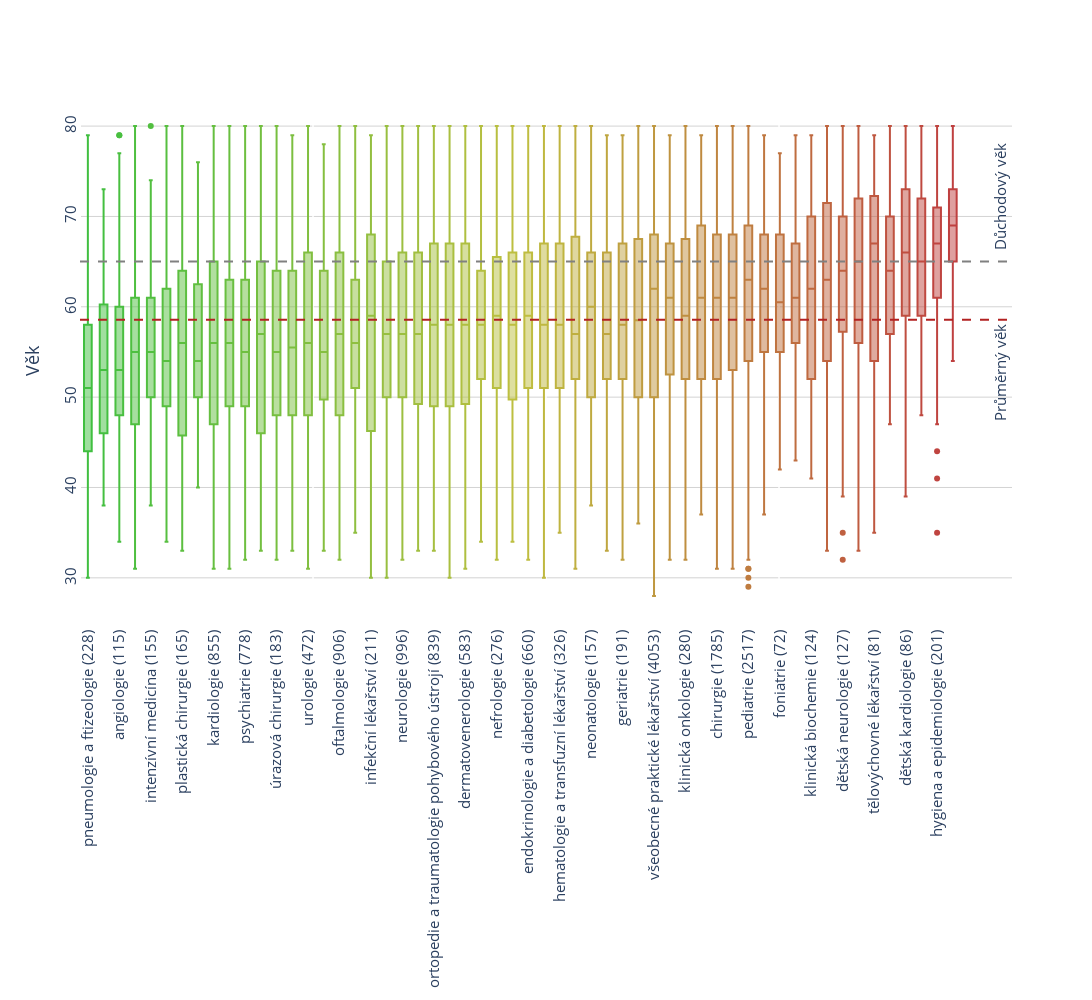

Notebook code cell kept with this figure:
### Code cell
# only min_cnt+ doctors
doctors_more_vc = doctors_no_na.medical_specialty.value_counts()

min_cnt = 50

doctors_more = doctors_no_na[doctors_no_na.medical_specialty.isin(doctors_more_vc[doctors_more_vc > min_cnt].index)].reset_index().drop_duplicates(['_id', 'medical_specialty'])

N = doctors_more.medical_specialty.nunique()     # Number of boxes

c = ['hsl('+str(h)+',50%'+',50%)' for h in np.linspace(120, 0, N)]

# Sort medical specialties by age
med_specialties = doctors_more.groupby('medical_specialty')['age_estimate'].mean()
med_specialties_sorted = med_specialties.sort_values().index

# Compute age mean
mean_age = doctors_no_na.age_estimate.mean()
optimal_mean_age = (65 + students[students.graduated == True].age_end.mean())/2

# Each box is represented by a dict that contains the data, the type, and the colour.
fig = go.Figure(data=[go.Box(
    y=doctors_more[doctors_more.medical_specialty == ms].age_estimate.to_list(),
    marker_color=c[i],
    name=f'{ms} ({len(doctors_more[doctors_more.medical_specialty == ms])}) '
    ) for i, ms in enumerate(med_specialties_sorted)])

# format the layout
fig.update_layout(
    xaxis=dict(showgrid=False,),
    yaxis=dict(zeroline=False, gridcolor='lightgray', title='Věk'),
    font=dict(size=15,),
    paper_bgcolor='rgb(255,255,255)',
    plot_bgcolor='rgb(255,255,255)',
    autosize=False,
    width=1650,
    height=1000,
    showlegend=False,
)
fig.update_xaxes(tickangle=-90)
fig.update_yaxes(tickangle=-90)  


# Real age mean
fig.layout.xaxis2 = go.layout.XAxis(overlaying='x', range=[0, 2], showticklabels=False)
fig.add_scatter(x=[0,2], y=[mean_age, mean_age], mode='lines', xaxis='x2',
                            showlegend=False, line=dict(dash='dash', color = "firebrick", width = 2))
fig.add_annotation(x=N+2, y=mean_age-7,
            text="Průměrný věk",
            showarrow=False,
            textangle=-90,
            yshift=10)

# # Optimal age mean
# fig.layout.xaxis3 = go.layout.XAxis(overlaying='x', range=[0, 2], showticklabels=False)
# fig.add_scatter(x = [0, 2], y = [optimal_mean_age, optimal_mean_age], mode='lines', xaxis='x3',
#                             showlegend=False, line=dict(dash='dash', color = "green", width = 2))
# fig.add_annotation(x=N+1, y=optimal_mean_age,
#             text="Ideální průměrný věk",
#             showarrow=False,
#             yshift=10)

fig.layout.xaxis4 = go.layout.XAxis(overlaying='x', range=[0, 2], showticklabels=False)
fig.add_scatter(x = [0, 2], y = [65, 65], mode='lines', xaxis='x4',
                            showlegend=False, line=dict(dash='dash', color = "gray", width = 2))
fig.add_annotation(x=N+2, y=71,
            text="Důchodový věk",
            showarrow=False,
            textangle=-90,
            yshift=10)

fig.show()

fig.write_html(IMAGE_PATH+f"medical_specialty_{min_cnt}.html")

### Figure 1 — Plotly figure (JSON) as saved in the notebook; plotly's stock layout.template omitted (floating-point values rounded to 4 significant figures; data arrays with more than 128 entries replaced by an {"elided": "..."} marker saying what was removed)
{"data": [{"marker": {"color": "hsl(120.0,50%,50%)"}, "name": "pneumologie a ftizeologie (228) ", "type": "box", "y": {"elided": "228 int values"}}, {"marker": {"color": "hsl(117.81818181818181,50%,50%)"}, "name": "klinická výživa a intenzivní metabolická péče (69) ", "type": "box", "y": [38, 38, 64, 63, 57, 66, 64, 63, 43, 56, 47, 64, 41, 54, 61, 47, 45, 63, 49, 49, 48, 62, 52, 47, 55, 56, 45, 42, 38, 45, 55, 51, 39, 49, 63, 46, 51, 55, 40, 46, 47, 73, 51, 51, 72, 54, 46, 54, 53, 57, 41, 45, 53, 60, 63, 47, 65, 62, 46, 63, 51, 53, 53, 66, 58, 60, 57, 43, 49]}, {"marker": {"color": "hsl(115.63636363636364,50%,50%)"}, "name": "angiologie (115) ", "type": "box", "y": [63, 44, 52, 58, 57, 54, 69, 53, 58, 45, 43, 46, 51, 62, 43, 51, 34, 48, 57, 51, 46, 54, 49, 48, 51, 52, 49, 79, 45, 44, 39, 72, 77, 45, 48, 44, 44, 51, 51, 45, 48, 52, 53, 69, 52, 63, 60, 38, 47, 47, 61, 56, 73, 49, 57, 47, 44, 57, 48, 52, 67, 67, 79, 65, 43, 50, 60, 58, 42, 56, 61, 60, 50, 46, 50, 56, 55, 66, 54, 49, 58, 69, 64, 64, 39, 63, 60, 64, 56, 71, 51, 49, 52, 41, 49, 58, 54, 57, 40, 61, 67, 66, 35, 51, 62, 52, 55, 57, 49, 45, 55, 55, 64, 60, 67]}, {"marker": {"color": "hsl(113.45454545454545,50%,50%)"}, "name": "rehabilitační a fyzikální medicína (435) ", "type": "box", "y": {"elided": "435 int values"}}, {"marker": {"color": "hsl(111.27272727272728,50%,50%)"}, "name": "intenzívní medicína (155) ", "type": "box", "y": {"elided": "155 int values"}}, {"marker": {"color": "hsl(109.0909090909091,50%,50%)"}, "name": "paliativní medicína (114) ", "type": "box", "y": [67, 39, 44, 63, 70, 51, 48, 53, 80, 44, 50, 36, 41, 40, 73, 77, 58, 63, 55, 76, 52, 54, 51, 54, 54, 57, 62, 62, 63, 72, 55, 43, 61, 49, 42, 58, 62, 70, 63, 54, 66, 45, 51, 59, 59, 34, 67, 45, 47, 56, 69, 63, 62, 56, 60, 65, 57, 60, 39, 52, 44, 70, 71, 71, 53, 54, 47, 55, 41, 45, 53, 46, 48, 53, 43, 53, 53, 57, 53, 64, 48, 58, 55, 56, 54, 47, 53, 36, 62, 47, 78, 53, 49, 66, 65, 62, 64, 52, 49, 73, 59, 50, 57, 64, 49, 50, 54, 45, 64, 60, 53, 41, 50, 54]}, {"marker": {"color": "hsl(106.9090909090909,50%,50%)"}, "name": "plastická chirurgie (165) ", "type": "box", "y": {"elided": "165 int values"}}, {"marker": {"color": "hsl(104.72727272727273,50%,50%)"}, "name": "onkochirurgie (52) ", "type": "box", "y": [54, 52, 68, 73, 64, 64, 64, 47, 50, 46, 50, 42, 63, 52, 46, 56, 65, 76, 62, 62, 52, 57, 68, 51, 61, 57, 48, 48, 64, 67, 44, 53, 66, 51, 46, 62, 44, 62, 59, 53, 53, 50, 54, 56, 54, 64, 49, 47, 59, 40, 50, 59]}, {"marker": {"color": "hsl(102.54545454545455,50%,50%)"}, "name": "kardiologie (855) ", "type": "box", "y": {"elided": "855 int values"}}, {"marker": {"color": "hsl(100.36363636363637,50%,50%)"}, "name": "anesteziologie a intenzivní medicína (1538) ", "type": "box", "y": {"elided": "1538 int values"}}, {"marker": {"color": "hsl(98.18181818181819,50%,50%)"}, "name": "psychiatrie (778) ", "type": "box", "y": {"elided": "778 int values"}}, {"marker": {"color": "hsl(96.0,50%,50%)"}, "name": "gastroenterologie (457) ", "type": "box", "y": {"elided": "457 int values"}}, {"marker": {"color": "hsl(93.81818181818181,50%,50%)"}, "name": "úrazová chirurgie (183) ", "type": "box", "y": {"elided": "183 int values"}}, {"marker": {"color": "hsl(91.63636363636364,50%,50%)"}, "name": "neurochirurgie (108) ", "type": "box", "y": [51, 52, 64, 59, 64, 76, 48, 54, 47, 47, 63, 48, 69, 42, 68, 55, 50, 51, 52, 53, 65, 51, 67, 59, 48, 60, 40, 68, 63, 69, 76, 52, 59, 48, 41, 57, 56, 56, 73, 52, 68, 61, 54, 57, 44, 54, 43, 48, 68, 48, 59, 66, 75, 63, 64, 58, 41, 44, 39, 47, 48, 40, 75, 55, 48, 46, 56, 43, 38, 52, 61, 66, 52, 44, 68, 77, 64, 52, 43, 58, 51, 57, 59, 60, 63, 53, 48, 79, 53, 59, 54, 66, 69, 72, 69, 57, 64, 39, 57, 71, 76, 53, 33, 39, 50, 44, 51, 67]}, {"marker": {"color": "hsl(89.45454545454545,50%,50%)"}, "name": "urologie (472) ", "type": "box", "y": {"elided": "472 int values"}}, {"marker": {"color": "hsl(87.27272727272728,50%,50%)"}, "name": "kardiochirurgie (77) ", "type": "box", "y": [63, 33, 56, 67, 67, 36, 45, 75, 46, 47, 64, 73, 53, 50, 51, 54, 49, 55, 60, 60, 61, 42, 64, 63, 61, 47, 58, 71, 50, 73, 57, 65, 51, 45, 55, 52, 53, 48, 58, 36, 35, 45, 65, 67, 60, 70, 55, 47, 62, 76, 66, 52, 50, 61, 54, 45, 78, 46, 50, 50, 63, 66, 54, 66, 38, 55, 57, 75, 43, 64, 52, 49, 55, 58, 58, 55, 75]}, {"marker": {"color": "hsl(85.0909090909091,50%,50%)"}, "name": "oftalmologie (906) ", "type": "box", "y": {"elided": "906 int values"}}, {"marker": {"color": "hsl(82.9090909090909,50%,50%)"}, "name": "urgentní medicína (904) ", "type": "box", "y": {"elided": "904 int values"}}, {"marker": {"color": "hsl(80.72727272727273,50%,50%)"}, "name": "infekční lékařství (211) ", "type": "box", "y": {"elided": "211 int values"}}, {"marker": {"color": "hsl(78.54545454545455,50%,50%)"}, "name": "radiologie a zobrazovací metody (865) ", "type": "box", "y": {"elided": "865 int values"}}, {"marker": {"color": "hsl(76.36363636363637,50%,50%)"}, "name": "neurologie (996) ", "type": "box", "y": {"elided": "996 int values"}}, {"marker": {"color": "hsl(74.18181818181819,50%,50%)"}, "name": "patologie (231) ", "type": "box", "y": {"elided": "231 int values"}}, {"marker": {"color": "hsl(72.0,50%,50%)"}, "name": "ortopedie a traumatologie pohybového ústrojí (839) ", "type": "box", "y": {"elided": "839 int values"}}, {"marker": {"color": "hsl(69.81818181818181,50%,50%)"}, "name": "gynekologie a porodnictví (1680) ", "type": "box", "y": {"elided": "1680 int values"}}, {"marker": {"color": "hsl(67.63636363636364,50%,50%)"}, "name": "dermatovenerologie (583) ", "type": "box", "y": {"elided": "583 int values"}}, {"marker": {"color": "hsl(65.45454545454547,50%,50%)"}, "name": "alergologie a klinická imunologie (284) ", "type": "box", "y": {"elided": "284 int values"}}, {"marker": {"color": "hsl(63.27272727272728,50%,50%)"}, "name": "nefrologie (276) ", "type": "box", "y": {"elided": "276 int values"}}, {"marker": {"color": "hsl(61.09090909090909,50%,50%)"}, "name": "cévní chirurgie (153) ", "type": "box", "y": {"elided": "153 int values"}}, {"marker": {"color": "hsl(58.909090909090914,50%,50%)"}, "name": "endokrinologie a diabetologie (660) ", "type": "box", "y": {"elided": "660 int values"}}, {"marker": {"color": "hsl(56.727272727272734,50%,50%)"}, "name": "otorinolaryngologie a chirurgie hlavy a krku (675) ", "type": "box", "y": {"elided": "675 int values"}}, {"marker": {"color": "hsl(54.54545454545455,50%,50%)"}, "name": "hematologie a transfuzní lékařství (326) ", "type": "box", "y": {"elided": "326 int values"}}, {"marker": {"color": "hsl(52.363636363636374,50%,50%)"}, "name": "lékařská genetika (87) ", "type": "box", "y": [72, 53, 57, 54, 70, 43, 53, 52, 54, 39, 59, 69, 60, 48, 38, 75, 69, 64, 41, 69, 70, 74, 80, 54, 46, 39, 75, 76, 69, 64, 53, 48, 71, 47, 62, 62, 55, 55, 64, 64, 48, 56, 51, 74, 45, 51, 54, 56, 59, 53, 64, 66, 51, 65, 68, 32, 50, 69, 62, 51, 60, 57, 76, 61, 54, 74, 42, 47, 31, 74, 67, 57, 64, 60, 52, 68, 71, 56, 69, 64, 54, 63, 55, 65, 53, 52, 53]}, {"marker": {"color": "hsl(50.18181818181819,50%,50%)"}, "name": "neonatologie (157) ", "type": "box", "y": {"elided": "157 int values"}}, {"marker": {"color": "hsl(48.0,50%,50%)"}, "name": "lékařská mikrobiologie (192) ", "type": "box", "y": {"elided": "192 int values"}}, {"marker": {"color": "hsl(45.81818181818183,50%,50%)"}, "name": "geriatrie (191) ", "type": "box", "y": {"elided": "191 int values"}}, {"marker": {"color": "hsl(43.63636363636364,50%,50%)"}, "name": "radiační onkologie (176) ", "type": "box", "y": {"elided": "176 int values"}}, {"marker": {"color": "hsl(41.45454545454547,50%,50%)"}, "name": "všeobecné praktické lékařství (4053) ", "type": "box", "y": {"elided": "4053 int values"}}, {"marker": {"color": "hsl(39.27272727272728,50%,50%)"}, "name": "nukleární medicína (100) ", "type": "box", "y": [73, 76, 77, 60, 64, 65, 71, 53, 55, 62, 52, 66, 76, 66, 62, 74, 60, 48, 68, 61, 56, 62, 61, 32, 62, 64, 44, 64, 54, 62, 77, 43, 60, 38, 79, 60, 62, 53, 67, 70, 75, 58, 41, 43, 56, 65, 74, 68, 43, 48, 62, 58, 63, 62, 56, 50, 68, 40, 36, 54, 75, 67, 68, 63, 40, 53, 66, 46, 52, 67, 57, 59, 61, 54, 59, 50, 51, 48, 73, 42, 54, 66, 33, 73, 46, 47, 66, 55, 65, 63, 56, 52, 73, 58, 77, 69, 61, 37, 73, 69]}, {"marker": {"color": "hsl(37.09090909090909,50%,50%)"}, "name": "klinická onkologie (280) ", "type": "box", "y": {"elided": "280 int values"}}, {"marker": {"color": "hsl(34.90909090909092,50%,50%)"}, "name": "dětská psychiatrie (105) ", "type": "box", "y": [58, 61, 52, 52, 75, 62, 69, 51, 50, 74, 61, 62, 67, 66, 69, 47, 59, 59, 57, 68, 47, 78, 56, 63, 79, 65, 38, 64, 49, 53, 56, 63, 72, 67, 60, 79, 57, 55, 67, 41, 64, 72, 57, 58, 45, 52, 73, 70, 58, 75, 75, 74, 70, 69, 71, 68, 44, 38, 49, 48, 46, 63, 46, 37, 43, 72, 78, 57, 71, 72, 62, 75, 63, 58, 62, 59, 59, 43, 76, 52, 50, 45, 61, 73, 74, 57, 69, 50, 53, 63, 56, 58, 63, 54, 40, 77, 39, 56, 38, 67, 41, 53, 67, 61, 64]}, {"marker": {"color": "hsl(32.727272727272734,50%,50%)"}, "name": "chirurgie (1785) ", "type": "box", "y": {"elided": "1785 int values"}}, {"marker": {"color": "hsl(30.545454545454547,50%,50%)"}, "name": "vnitřní lékařství (3528) ", "type": "box", "y": {"elided": "3528 int values"}}, {"marker": {"color": "hsl(28.363636363636374,50%,50%)"}, "name": "pediatrie (2517) ", "type": "box", "y": {"elided": "2517 int values"}}, {"marker": {"color": "hsl(26.181818181818187,50%,50%)"}, "name": "revmatologie (162) ", "type": "box", "y": {"elided": "162 int values"}}, {"marker": {"color": "hsl(24.0,50%,50%)"}, "name": "foniatrie (72) ", "type": "box", "y": [59, 67, 56, 69, 71, 67, 57, 73, 62, 48, 67, 77, 61, 55, 68, 59, 67, 68, 76, 56, 48, 72, 42, 72, 53, 69, 58, 57, 59, 54, 70, 69, 53, 54, 58, 64, 50, 60, 73, 55, 58, 55, 50, 50, 58, 52, 56, 72, 54, 66, 66, 62, 71, 66, 76, 74, 59, 45, 56, 55, 65, 65, 68, 62, 63, 58, 60, 68, 53, 53, 70, 70]}, {"marker": {"color": "hsl(21.818181818181827,50%,50%)"}, "name": "gynekologie dětí a dospívajících (60) ", "type": "box", "y": [64, 61, 64, 47, 64, 57, 56, 68, 55, 64, 59, 60, 73, 55, 57, 59, 65, 61, 47, 63, 63, 69, 67, 78, 72, 78, 50, 70, 71, 57, 78, 53, 48, 77, 52, 62, 58, 68, 66, 67, 60, 44, 59, 63, 47, 61, 61, 46, 56, 74, 64, 79, 61, 62, 62, 54, 56, 79, 58, 43]}, {"marker": {"color": "hsl(19.63636363636364,50%,50%)"}, "name": "klinická biochemie (124) ", "type": "box", "y": [62, 73, 74, 52, 70, 55, 42, 74, 71, 51, 78, 64, 47, 70, 72, 76, 46, 74, 74, 69, 75, 68, 66, 51, 67, 53, 61, 57, 64, 72, 52, 77, 51, 77, 76, 68, 52, 65, 64, 51, 43, 53, 55, 48, 70, 63, 56, 47, 61, 56, 62, 76, 55, 51, 49, 59, 62, 73, 55, 57, 43, 46, 45, 67, 45, 78, 65, 77, 52, 53, 70, 41, 69, 49, 48, 58, 49, 71, 43, 76, 59, 70, 51, 52, 51, 69, 60, 70, 70, 77, 61, 79, 66, 70, 72, 58, 62, 71, 70, 70, 53, 59, 76, 59, 66, 76, 51, 59, 65, 69, 65, 50, 63, 61, 55, 61, 58, 52, 65, 65, 75, 45, 58, 61]}, {"marker": {"color": "hsl(17.454545454545467,50%,50%)"}, "name": "dětská chirurgie (80) ", "type": "box", "y": [67, 73, 48, 65, 72, 54, 62, 68, 77, 78, 69, 75, 51, 56, 79, 69, 64, 48, 50, 34, 56, 43, 53, 48, 72, 68, 71, 33, 62, 52, 64, 43, 56, 63, 55, 67, 39, 66, 56, 77, 46, 72, 61, 78, 61, 63, 58, 62, 67, 74, 44, 49, 76, 49, 76, 41, 61, 54, 63, 63, 57, 72, 69, 60, 62, 46, 63, 46, 62, 73, 65, 80, 67, 77, 75, 59, 79, 66, 65, 72]}, {"marker": {"color": "hsl(15.27272727272728,50%,50%)"}, "name": "dětská neurologie (127) ", "type": "box", "y": [54, 78, 74, 70, 48, 72, 69, 64, 52, 66, 62, 72, 65, 53, 63, 52, 72, 72, 74, 39, 64, 72, 59, 60, 60, 71, 59, 35, 76, 45, 54, 66, 70, 48, 58, 60, 65, 67, 57, 52, 73, 61, 69, 60, 63, 63, 40, 67, 64, 60, 72, 54, 80, 43, 77, 59, 43, 67, 80, 56, 51, 67, 64, 74, 58, 62, 68, 54, 46, 65, 68, 69, 67, 64, 70, 75, 57, 59, 59, 67, 70, 59, 70, 58, 76, 60, 63, 68, 62, 68, 54, 74, 64, 69, 61, 42, 67, 47, 55, 79, 65, 78, 64, 55, 50, 52, 67, 65, 69, 61, 70, 56, 61, 62, 62, 32, 73, 58, 70, 70, 76, 70, 40, 48, 75, 68, 74]}, {"marker": {"color": "hsl(13.090909090909093,50%,50%)"}, "name": "soudní lékařství (174) ", "type": "box", "y": {"elided": "174 int values"}}, {"marker": {"color": "hsl(10.90909090909092,50%,50%)"}, "name": "tělovýchovné lékařství (81) ", "type": "box", "y": [47, 35, 45, 45, 77, 54, 79, 66, 57, 76, 76, 66, 61, 47, 63, 73, 42, 72, 45, 35, 68, 47, 79, 65, 45, 68, 69, 76, 62, 70, 54, 65, 67, 72, 79, 69, 70, 52, 71, 43, 77, 41, 72, 61, 67, 74, 56, 63, 67, 75, 43, 73, 65, 68, 43, 62, 69, 78, 70, 54, 70, 68, 75, 75, 66, 66, 78, 76, 70, 43, 66, 77, 76, 50, 49, 79, 68, 69, 51, 56, 67]}, {"marker": {"color": "hsl(8.727272727272734,50%,50%)"}, "name": "tuberkulóza a respirační nemoci (329) ", "type": "box", "y": {"elided": "329 int values"}}, {"marker": {"color": "hsl(6.545454545454561,50%,50%)"}, "name": "dětská kardiologie (86) ", "type": "box", "y": [44, 68, 69, 72, 77, 61, 66, 57, 77, 70, 72, 72, 66, 68, 69, 73, 75, 79, 66, 71, 74, 62, 61, 49, 57, 55, 68, 59, 65, 61, 75, 80, 62, 44, 57, 54, 62, 77, 58, 70, 59, 74, 59, 39, 69, 75, 72, 51, 70, 57, 64, 73, 46, 74, 53, 78, 64, 63, 71, 73, 59, 73, 63, 80, 78, 69, 60, 69, 79, 41, 60, 68, 59, 51, 44, 73, 67, 42, 65, 67, 76, 43, 79, 53, 53, 62]}, {"marker": {"color": "hsl(4.363636363636374,50%,50%)"}, "name": "fyziatrie, balneologie a léčebná rehabilitace (421) ", "type": "box", "y": {"elided": "421 int values"}}, {"marker": {"color": "hsl(2.181818181818187,50%,50%)"}, "name": "hygiena a epidemiologie (201) ", "type": "box", "y": {"elided": "201 int values"}}, {"marker": {"color": "hsl(0.0,50%,50%)"}, "name": "lékařská imunologie (151) ", "type": "box", "y": {"elided": "151 int values"}}, {"line": {"color": "firebrick", "dash": "dash", "width": 2}, "mode": "lines", "showlegend": false, "type": "scatter", "x": [0, 2], "xaxis": "x2", "y": [58.56, 58.56]}, {"line": {"color": "gray", "dash": "dash", "width": 2}, "mode": "lines", "showlegend": false, "type": "scatter", "x": [0, 2], "xaxis": "x4", "y": [65, 65]}], "layout": {"annotations": [{"showarrow": false, "text": "Průměrný věk", "textangle": -90, "x": 58, "y": 51.56, "yshift": 10}, {"showarrow": false, "text": "Důchodový věk", "textangle": -90, "x": 58, "y": 71, "yshift": 10}], "autosize": false, "font": {"size": 15}, "height": 1000, "paper_bgcolor": "rgb(255,255,255)", "plot_bgcolor": "rgb(255,255,255)", "showlegend": false, "width": 1650, "xaxis": {"showgrid": false, "tickangle": -90}, "xaxis2": {"overlaying": "x", "range": [0, 2], "showticklabels": false}, "xaxis4": {"overlaying": "x", "range": [0, 2], "showticklabels": false}, "yaxis": {"gridcolor": "lightgray", "tickangle": -90, "title": {"text": "Věk"}, "zeroline": false}}}
